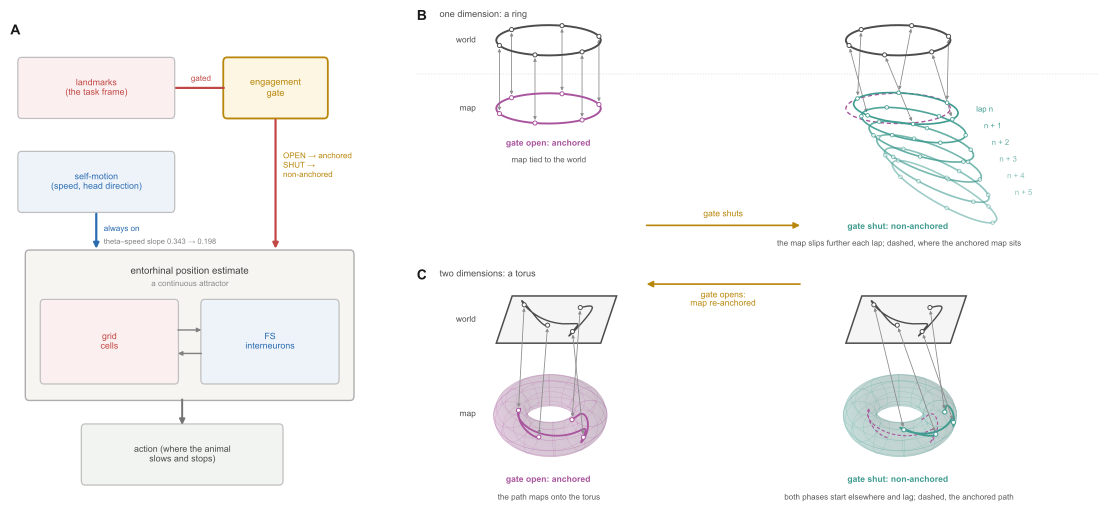

Python code for this plot:
"""Figure 10: one circuit, one gate, and what each setting of the gate produces.

THIS FIGURE IS SPECULATIVE AND IS LABELLED AS SUCH ON THE PAGE. It belongs to
the Ideas and speculation section, not to Results. The circuit is a schematic
and the six small panels under it are SIMULATED, drawn from the account rather
than measured from the data; every measured number on the page names the figure
it comes from.

WHAT THE FIGURE SAYS. There is one circuit, not two. Two sources feed the
entorhinal position estimate -- a self-motion drive that is always present, and
a landmark drive carrying the task frame that passes through a gate. The gate
is what the anchoring state IS: open, the estimate is corrected to the task
frame on every traversal; shut, it is not. Engagement sets the gate, and in
this task engagement goes with a CONSTRICTED pupil, not a dilated one (Figure
6: pupil falls 0.41 z on entry to the anchored state and rises 0.49 z on exit,
and hit rate falls monotonically from 0.83 to 0.39 across pupil deciles, so the
constricted state is the focused one). The position estimate then drives
behaviour -- where the animal slows and stops.

WHAT CHANGED, AND WHY.
  1. An early version put the switch INSIDE the entorhinal circuit: two loops,
     recurrent and feedforward, generating slow and fast gamma, with
     cholinergic tone selecting between them. The measurements rule that out.
     The spike-field architecture is the same in both states -- phase locking
     to either gamma band (Holm p >= 0.17), the laminar theta phase gradient
     (every layer p >= 0.06), the theta phase at which each band peaks
     (p = 0.33, 0.16) -- and the cells that would have to reconfigure do not.
     So the switch sits on the input, not in the circuit.
  2. A later version drew the two states as two separate circuits, side by
     side. That said the opposite of what is meant: the circuit is ONE circuit
     and only the gate moves. It is now drawn once.
  3. That version also had the pupil DILATED in the engaged state, which is
     backwards for this task -- see above and Figure 6.

THE TEN SMALL PANELS ARE SIMULATED. Three periodic 1D grid cells of different
spacing, the position decoded from a continuous attractor fed by them, and the
stops the animal makes on uncued traversals, over ten traversals of the 200 cm
track. The decode is drawn as the
decoded position itself -- jet, wrapped onto the track -- rather than as an
error, so the panel shows what the code says about where the animal is.
Anchored: the landmark drive re-references the attractor at the start of each
traversal, so fields recur at the same places and the decoded position runs
0 to 200 cm identically on every lap. Non-anchored: nothing re-references it,
so the phase is re-drawn each traversal and the decode starts from an
arbitrary offset and integrates away within the lap. The stops raster is the
account's prediction about BEHAVIOUR, and it is drawn for uncued traversals
because that is where it has to show: the reward zone at 90-110 cm carries no
visual cue on those trials, so stopping there requires the estimate to be on
the track. Measured, anchoring buys most of its behavioural advantage exactly
there (the uncued-minus-cued anchoring benefit is +0.094, p = 0.012; Figure
1), which is why behaviour is drawn downstream of the gate rather than beside
it.

THE FIELD-POTENTIAL CHANGES ARE DRAWN ON THE SCHEMATIC, beside the estimate,
because the frequency-specific part of the result is what says the change is a
rotation of the input balance rather than a gain change: slow gamma rises,
fast gamma, theta and theta-fast coupling fall, and the difference crosses
zero at a median of 67 Hz in 25 of 26 sessions (Figure 8).
The non-anchored panels are drawn with the phase RE-DRAWN rather than
progressively displaced, because that is what the data show: non-anchored
trials have no coherent field at any offset once the unrelated-cell floor is
applied, and neighbouring non-anchored traversals do not align with one
another, so the correction is missing rather than moved.

Writes fig8_model.pdf
"""
import os

import matplotlib
import numpy as np

matplotlib.use('Agg')
import matplotlib.pyplot as plt
from matplotlib.patches import FancyArrowPatch, FancyBboxPatch
from matplotlib.transforms import Bbox

plt.rcParams['font.family'] = 'Arial'
plt.rcParams['mathtext.fontset'] = 'custom'
plt.rcParams['mathtext.rm'] = 'Arial'
plt.rcParams['mathtext.it'] = 'Arial:italic'
plt.rcParams['mathtext.bf'] = 'Arial:bold'
plt.rcParams['pdf.fonttype'] = 42

FIG = os.path.dirname(os.path.abspath(__file__))
OUT = f'{FIG}/fig8_model.pdf'

SELF_C = '#2b6cb0'     # self-motion drive
LAND_C = '#c04744'     # landmark drive
GRID_C = '#c04744'
INT_C = '#2b6cb0'
ACH = '#b8860b'        # engagement / the gate
ANCH, NONANCH = '#a8559e', '#3f9b8f'


def arrow(ax, p0, p1, color, rad=0., lw=1.3, ls='-', shrink=9, z=3, head=True,
          ms=8):
    ax.add_patch(FancyArrowPatch(
        p0, p1, arrowstyle='-|>' if head else '-', mutation_scale=ms, lw=lw,
        color=color, linestyle=ls, shrinkA=shrink, shrinkB=shrink, zorder=z,
        connectionstyle=f'arc3,rad={rad}'))


def box(ax, rect, s, fc, tc, fs=6.4, ec='0.75', lw=.9, z=1, pad=.010):
    x, y, w, h = rect
    ax.add_patch(FancyBboxPatch((x, y), w, h, boxstyle=f'round,pad={pad}',
                                fc=fc, ec=ec, lw=lw, zorder=z))
    if s:
        ax.text(x + w / 2, y + h / 2, s, fontsize=fs, ha='center', va='center',
                color=tc, linespacing=1.3, zorder=z + 1)


# A on the left, B (the ring, one dimension) and C (the torus, two) stacked to
# its right (2026-11-01). The circuit is the same circuit, re-flowed top to
# bottom -- drives, estimate, action -- to fill a column. The simulated rhythm,
# code, decoded position and stops that once sat under it were removed.
fig = plt.figure(figsize=(11.0, 4.9))
ax = fig.add_axes([0, .02, .34, .96]); ax.set_axis_off()
ax.set_xlim(0, 1); ax.set_ylim(0, 1)

# ── A: the circuit, drawn once ────────────────────────────────────────────
LAND = (.03, .80, .40, .11)
GATE = (.58, .80, .26, .11)
SELF = (.03, .60, .40, .11)
EST = (.05, .20, .86, .30)
BEH = (.20, .02, .52, .11)
ax.text(0, .99, 'A', fontsize=10, weight='bold', va='top', ha='left', color='0.1')

box(ax, LAND, 'landmarks\n(the task frame)', '#fbf0ef', LAND_C)
box(ax, SELF, 'self-motion\n(speed, head direction)', '#eef3fa', SELF_C)
box(ax, GATE, 'engagement\ngate', '#fdf6e3', ACH, fs=6.6, ec=ACH, lw=1.3)

# the two drives
arrow(ax, (.44, .855), (.575, .855), LAND_C, lw=1.6, shrink=1, head=False)
ax.text(.51, .87, 'gated', fontsize=5.8, color=LAND_C, ha='center')
arrow(ax, (.71, .79), (.71, .51), LAND_C, lw=1.6, shrink=1)
ax.text(.73, .69, 'OPEN \u2192 anchored\nSHUT \u2192\nnon-anchored', fontsize=5.8,
        ha='left', va='center', color=ACH, linespacing=1.3)
arrow(ax, (.23, .59), (.23, .51), SELF_C, lw=1.6, shrink=1)
ax.text(.25, .555, 'always on', fontsize=5.8, color=SELF_C, ha='left', va='center')
ax.text(.25, .527, 'theta\u2013speed slope 0.343 \u2192 0.198', fontsize=5.4,
        color='0.5', ha='left', va='center')

# the estimate, with the cells that carry it drawn inside it
box(ax, EST, '', '#f7f5f1', '0.3', ec='0.68', lw=1.0)
ax.text(.48, .465, 'entorhinal position estimate', fontsize=7.0,
        ha='center', va='center', color='0.25', zorder=4)
ax.text(.48, .438, 'a continuous attractor', fontsize=5.8,
        ha='center', va='center', color='0.55', zorder=4)
box(ax, (.09, .235, .35, .16), 'grid\ncells', '#fbf0ef', GRID_C, fs=6.4, z=4)
box(ax, (.52, .235, .35, .16), 'FS\ninterneurons', '#eef3fa', INT_C, fs=6.4, z=4)
arrow(ax, (.445, .34), (.515, .34), '0.5', lw=1.0, shrink=1, z=6, ms=6)
arrow(ax, (.515, .29), (.445, .29), '0.5', lw=1.0, shrink=1, z=6, ms=6)

# the readout
arrow(ax, (.46, .195), (.46, .135), '0.45', lw=1.4, shrink=1)
box(ax, BEH, 'action (where the animal\nslows and stops)', '#f2f4f1', '0.3')


# ── B: what the gate does to the map, in the world/map rings of Figure 2C ──
def rings(ax, x0, world, mp, col):
    """One world ring over one map ring, with the arrows that tie each point on
    the map to its place in the world, as fig1_supp_neighbour_bars.rings. world
    and mp are (shear, shift, phase)."""
    t = np.linspace(0, 2 * np.pi, 200)
    tk = np.deg2rad([-160, -105, -50, 15, 75, 135])
    xy = lambda tt, cy, sh, dx, ph: (x0 + dx + 1.15 * np.cos(tt + ph),
                                     cy + .3 * np.sin(tt + ph) + sh * np.cos(tt + ph))
    for cy, (sh, dx, ph), c in ((1.35, world, '0.3'), (0, mp, col)):
        ax.plot(*xy(t, cy, sh, dx, 0), color=c, lw=1.4, zorder=2)
    pw, pm = xy(tk, 1.35, *world), xy(tk, 0, *mp)
    for k in range(len(tk)):
        ax.annotate('', xy=(pm[0][k], pm[1][k]), xytext=(pw[0][k], pw[1][k]), zorder=1,
                    arrowprops=dict(arrowstyle='<|-|>', color='0.55', lw=.6, mutation_scale=4.5,
                                    shrinkA=2.2, shrinkB=2.2))
    ax.scatter(*pw, s=9, facecolor='w', edgecolor='0.3', lw=.7, zorder=3)
    ax.scatter(*pm, s=9, facecolor='w', edgecolor=col, lw=.7, zorder=3)


axr = fig.add_axes([.37, .5, .62, .5]); axr.set_axis_off()
# open: the map sits on the world point for point. Shut: the landmark drive no
# longer corrects it, the bump under-integrates, and the error builds lap on
# lap (Figure S17) -- drawn as the map ring slipping further from where the
# anchored map sits (dashed) on each lap, each lap's ring a step lower.
rings(axr, 1.3, (0, 0, 0), (0, 0, 0), ANCH)
axr.text(1.3, -.62, 'gate open: anchored', ha='center', va='top', fontsize=6.2, color=ANCH,
         weight='bold')
axr.text(1.3, -.95, 'map tied to the world', ha='center', va='top', fontsize=5.8, color='0.35')

X1, STEP, NLAP = 9.0, .33, 6
_t = np.linspace(0, 2 * np.pi, 200)
_tk = np.deg2rad([-160, -105, -50, 15, 75, 135])
ring = lambda tt, x0, cy, sh, dx, ph: (x0 + dx + 1.15 * np.cos(tt + ph),
                                       cy + .3 * np.sin(tt + ph) + sh * np.cos(tt + ph))
axr.plot(*ring(_t, X1, 1.35, 0, 0, 0), color='0.3', lw=1.4, zorder=2)          # the world
pw = ring(_tk, X1, 1.35, 0, 0, 0)
axr.plot(*ring(_t, X1, 0, 0, 0, 0), color=ANCH, lw=1.0, ls=(0, (3, 2)), zorder=1.5)  # where anchored sits
for k in range(NLAP):
    sh, dx, ph = -.09 * (k + 1), .17 * (k + 1), .4 * (k + 1)    # the slip grows each lap
    cy = -STEP * k
    al = 1 - .1 * k
    axr.plot(*ring(_t, X1, cy, sh, dx, 0), color=NONANCH, lw=1.2, alpha=al, zorder=3 + .01 * k)
    pm = ring(_tk, X1, cy, sh, dx, ph)
    axr.scatter(*pm, s=7, facecolor='w', edgecolor=NONANCH, lw=.6, alpha=al, zorder=4)
    if k == 0:                                         # lap n tied back to the world
        for j in range(len(_tk)):
            axr.annotate('', xy=(pm[0][j], pm[1][j]), xytext=(pw[0][j], pw[1][j]), zorder=1,
                         arrowprops=dict(arrowstyle='<|-|>', color='0.55', lw=.6,
                                         mutation_scale=4.5, shrinkA=2.2, shrinkB=2.2))
    axr.text(X1 + 1.3 + dx + .25, cy - .02, 'lap n' if k == 0 else f'n + {k}', fontsize=5.6,
             color=NONANCH, va='center', ha='left', alpha=max(al, .6))
axr.scatter(*pw, s=9, facecolor='w', edgecolor='0.3', lw=.7, zorder=3)
axr.text(X1, -STEP * (NLAP - 1) - .62, 'gate shut: non-anchored', ha='center', va='top',
         fontsize=6.2, color=NONANCH, weight='bold')
axr.text(X1, -STEP * (NLAP - 1) - .95, 'the map slips further each lap; dashed, where the anchored map sits',
         ha='center', va='top', fontsize=5.8, color='0.35')
axr.axhline(.68, xmin=0, xmax=1, color='0.85', lw=.5, ls=(0, (2, 2)), zorder=0)
axr.text(-.3, 1.35, 'world', ha='right', va='center', fontsize=6, color='0.3')
axr.text(-.3, 0, 'map', ha='right', va='center', fontsize=6, color='0.3')
axr.set_xlim(-1.6, 13.4); axr.set_ylim(-STEP * (NLAP - 1) - 1.25, 1.95)
axr.text(-1.6, 1.95, 'B', fontsize=10, weight='bold', va='top', ha='left', color='0.1')
axr.text(-1.1, 1.95, 'one dimension: a ring', fontsize=6.6, va='top', ha='left', color='0.3')

# ── C: the same in two dimensions -- the map a torus, the grid-cell attractor ─
# The world is a flat sheet, the map the torus on which grid-cell population
# activity lives (two periodic phases), drawn in 3D. One trajectory through the
# world: anchored, its image on the torus is the anchored image; gate shut, the
# image starts from a re-drawn phase and under-integrates (Figures S16, S17),
# so it ends somewhere else. Dashed on that torus, where the anchored image runs.
from mpl_toolkits.mplot3d import proj3d

axt = fig.add_axes([.37, .0, .62, .47]); axt.set_axis_off()
axt.set_zorder(5); axt.patch.set_visible(False)            # 2D overlay above the tori
axt.set_xlim(-1.6, 13.4); axt.set_ylim(-1.6, 2.3)
TR, Tr, ELEV, AZIM = 1.0, .42, 38, -90
_s = np.linspace(0, 1, 300)                               # one smooth, irregular path
U = .5 + .30 * np.sin(2 * np.pi * .9 * _s + .3) + .12 * np.sin(2 * np.pi * 2.3 * _s + 1.)
V = .5 + .28 * np.sin(2 * np.pi * 1.3 * _s + 2.) + .12 * np.sin(2 * np.pi * 3.1 * _s)
TIES = [0, 100, 200, 299]
# world position -> the two grid phases; the path stays on the near face
TH_A, PH_A = -np.pi * 1.0 + 1.0 * np.pi * U, -.2 + 2.6 * V
TH_N = TH_A[0] + .6 + .65 * (TH_A - TH_A[0])               # re-drawn start, 0.65 gain
PH_N = PH_A[0] - .6 + .65 * (PH_A - PH_A[0])


def torus_pts(th, ph):
    rr = TR + Tr * np.cos(ph)
    return rr * np.cos(th), rr * np.sin(th), Tr * np.sin(ph)


_vw = np.array([np.cos(np.deg2rad(ELEV)) * np.cos(np.deg2rad(AZIM)),
                np.cos(np.deg2rad(ELEV)) * np.sin(np.deg2rad(AZIM)), np.sin(np.deg2rad(ELEV))])


def on_torus(a3, th, ph, col, lw, ls='-', z=3):
    """A path on the torus, solid where the surface faces the viewer and faint
    where it runs round the back."""
    x, y, z_ = torus_pts(th, ph)
    vis = (np.cos(ph) * np.cos(th) * _vw[0] + np.cos(ph) * np.sin(th) * _vw[1]
           + np.sin(ph) * _vw[2]) > 0
    for m, al in ((vis, 1.), (~vis, .25)):
        xx, yy, zz = (np.where(m, q, np.nan) for q in (x, y, z_))
        a3.plot(xx, yy, zz, color=col, lw=lw, ls=ls, alpha=al, zorder=z)


def torus_axes(x0, col):
    p0 = fig.transFigure.inverted().transform(axt.transData.transform([(x0 - 2.2, -1.3),
                                                                       (x0 + 2.2, .95)]))
    a3 = fig.add_axes([*p0[0], *(p0[1] - p0[0])], projection='3d', computed_zorder=False)
    a3.set_axis_off(); a3.patch.set_visible(False)
    a3.view_init(ELEV, AZIM)
    a3.set_box_aspect((1, 1, Tr / (TR + Tr)), zoom=1.2)
    L = TR + Tr
    a3.set_xlim(-L, L); a3.set_ylim(-L, L); a3.set_zlim(-Tr, Tr)
    th, ph = np.meshgrid(np.linspace(0, 2 * np.pi, 60), np.linspace(0, 2 * np.pi, 30))
    a3.plot_surface(*torus_pts(th, ph), color=col, alpha=.16, lw=0, shade=True,
                    antialiased=True, zorder=1)
    a3.plot_wireframe(*torus_pts(th, ph), rstride=3, cstride=5, color=col, lw=.25,
                      alpha=.35, zorder=1.5)
    return a3


def world_sheet(ax, x0, y0):
    A_, B_, D_ = np.array([x0 - 1.15, y0]), np.array([x0 + 1.15, y0]), np.array([x0 - .8, y0 + .8])
    P = lambda u, v: A_ + np.multiply.outer(u, B_ - A_) + np.multiply.outer(v, D_ - A_)
    ax.add_patch(plt.Polygon([P(0, 0), P(1, 0), P(1, 1), P(0, 1)], closed=True, fc='0.96',
                             ec='0.3', lw=1.1, zorder=1))
    w = P(U, V)
    ax.plot(w[:, 0], w[:, 1], color='0.3', lw=1.0, zorder=2)
    ax.scatter(w[TIES, 0], w[TIES, 1], s=9, facecolor='w', edgecolor='0.3', lw=.7, zorder=3)
    return w[TIES]


def to_axt(a3, th, ph):
    x2, y2, _ = proj3d.proj_transform(*torus_pts(th, ph), a3.get_proj())
    return axt.transData.inverted().transform(a3.transData.transform(np.c_[x2, y2]))


TOR = []
for x0, col, th, ph in ((1.3, ANCH, TH_A, PH_A), (X1, NONANCH, TH_N, PH_N)):
    a3 = torus_axes(x0, col)
    if col == NONANCH:                                     # where the anchored image runs
        on_torus(a3, TH_A, PH_A, ANCH, .8, ls=(0, (3, 2)), z=2)
    on_torus(a3, th, ph, col, 1.3)
    TOR.append((a3, x0, col, th, ph))
fig.canvas.draw()                                          # fixes the 3D projections
for a3, x0, col, th, ph in TOR:
    pw = world_sheet(axt, x0, 1.05)
    pm = to_axt(a3, th[TIES], ph[TIES])
    axt.scatter(pm[:, 0], pm[:, 1], s=9, facecolor='w', edgecolor=col, lw=.7, zorder=4)
    for j in range(len(TIES)):
        axt.annotate('', xy=pm[j], xytext=pw[j], zorder=2,
                     arrowprops=dict(arrowstyle='<|-|>', color='0.55', lw=.6, mutation_scale=4.5,
                                     shrinkA=2.2, shrinkB=2.2))
axt.text(1.3, -1.2, 'gate open: anchored', ha='center', va='top', fontsize=6.2, color=ANCH,
         weight='bold')
axt.text(1.3, -1.5, 'the path maps onto the torus', ha='center', va='top', fontsize=5.8,
         color='0.35')
axt.text(X1, -1.2, 'gate shut: non-anchored', ha='center', va='top', fontsize=6.2,
         color=NONANCH, weight='bold')
axt.text(X1, -1.5, 'both phases start elsewhere and lag; dashed, the anchored path',
         ha='center', va='top', fontsize=5.8, color='0.35')
axt.text(-.3, 1.45, 'world', ha='right', va='center', fontsize=6, color='0.3')
axt.text(-.3, -.15, 'map', ha='right', va='center', fontsize=6, color='0.3')
axt.text(-1.6, 2.3, 'C', fontsize=10, weight='bold', va='top', ha='left', color='0.1')
axt.text(-1.1, 2.3, 'two dimensions: a torus', fontsize=6.6, va='top', ha='left', color='0.3')

# the gate, both ways, once for B and C together
axg = fig.add_axes([.37, 0, .62, 1]); axg.set_axis_off(); axg.set_zorder(6)
axg.patch.set_visible(False); axg.set_xlim(-1.6, 13.4); axg.set_ylim(0, 1)
axg.annotate('', xy=(6.9, .56), xytext=(3.4, .56),
             arrowprops=dict(arrowstyle='-|>', color=ACH, lw=1.2, mutation_scale=9))
axg.text(5.15, .575, 'gate shuts', ha='center', va='bottom', fontsize=6.2, color=ACH)
axg.annotate('', xy=(3.4, .44), xytext=(6.9, .44),
             arrowprops=dict(arrowstyle='-|>', color=ACH, lw=1.2, mutation_scale=9))
axg.text(5.15, .425, 'gate opens:\nmap re-anchored', ha='center', va='top', fontsize=6.2,
         color=ACH, linespacing=1.1)

plt.savefig(OUT, dpi=300, bbox_inches='tight')
plt.close(fig)
print(f'wrote {OUT}')
